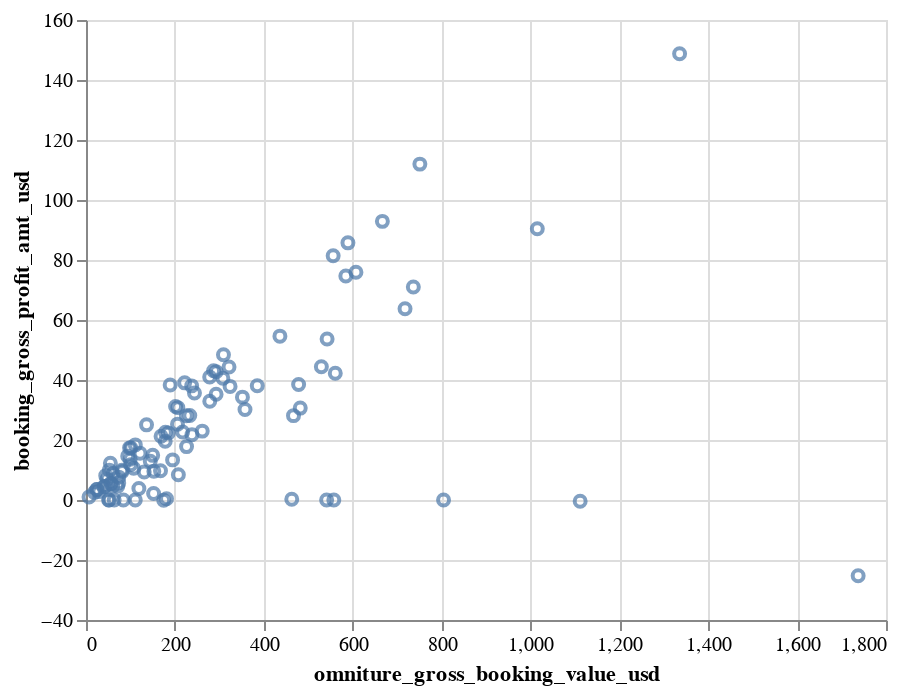

This figure's notebook cell:
### Markdown cell above
Run the following cell. If it returns a scatter plot then you're now ready to create data visualisations with [Altair](https://altair-viz.github.io/index.html) in a Jupyter notebook.

### Code cell
import altair as alt

alt.Chart(hcom_data_sample_df).mark_point().encode(
    x = 'omniture_gross_booking_value_usd',
    y = 'booking_gross_profit_amt_usd'
)

### Figure 1 — Vega-Lite specification as saved in the notebook (floating-point values rounded to 4 significant figures)
{"$schema": "https://vega.github.io/schema/vega-lite/v3.2.1.json", "config": {"mark": {"tooltip": null}, "view": {"height": 300, "width": 400}}, "data": {"name": "data-49e129c985b18f92f32f4645327b807a"}, "datasets": {"data-49e129c985b18f92f32f4645327b807a": [{"booking_gross_profit_amt_usd": "17.3993", "omniture_gross_booking_value_usd": 100.7}, {"booking_gross_profit_amt_usd": "38.5086", "omniture_gross_booking_value_usd": 478.4}, {"booking_gross_profit_amt_usd": "5.5155", "omniture_gross_booking_value_usd": 55.45}, {"booking_gross_profit_amt_usd": "3.8093", "omniture_gross_booking_value_usd": 119.0}, {"booking_gross_profit_amt_usd": "9.883", "omniture_gross_booking_value_usd": 80.89}, {"booking_gross_profit_amt_usd": "44.3967", "omniture_gross_booking_value_usd": 529.6}, {"booking_gross_profit_amt_usd": "42.7684", "omniture_gross_booking_value_usd": 292.9}, {"booking_gross_profit_amt_usd": "0.0", "omniture_gross_booking_value_usd": 50.84}, {"booking_gross_profit_amt_usd": "8.8552", "omniture_gross_booking_value_usd": 60.85}, {"booking_gross_profit_amt_usd": "30.1873", "omniture_gross_booking_value_usd": 357.8}, {"booking_gross_profit_amt_usd": "0.0", "omniture_gross_booking_value_usd": 541.4}, {"booking_gross_profit_amt_usd": "35.2705", "omniture_gross_booking_value_usd": 292.7}, {"booking_gross_profit_amt_usd": "35.6747", "omniture_gross_booking_value_usd": 244.0}, {"booking_gross_profit_amt_usd": "3.4928", "omniture_gross_booking_value_usd": 24.1}, {"booking_gross_profit_amt_usd": "44.3313", "omniture_gross_booking_value_usd": 321.8}, {"booking_gross_profit_amt_usd": "17.7999", "omniture_gross_booking_value_usd": 226.2}, {"booking_gross_profit_amt_usd": "25.2798", "omniture_gross_booking_value_usd": 205.9}, {"booking_gross_profit_amt_usd": "42.2718", "omniture_gross_booking_value_usd": 560.9}, {"booking_gross_profit_amt_usd": "30.6353", "omniture_gross_booking_value_usd": 482.1}, {"booking_gross_profit_amt_usd": "0.0", "omniture_gross_booking_value_usd": 557.6}, {"booking_gross_profit_amt_usd": "-0.3888", "omniture_gross_booking_value_usd": 1112.0}, {"booking_gross_profit_amt_usd": "0.0", "omniture_gross_booking_value_usd": 63.36}, {"booking_gross_profit_amt_usd": "21.7413", "omniture_gross_booking_value_usd": 238.3}, {"booking_gross_profit_amt_usd": "92.8754", "omniture_gross_booking_value_usd": 666.8}, {"booking_gross_profit_amt_usd": "37.8642", "omniture_gross_booking_value_usd": 324.2}, {"booking_gross_profit_amt_usd": "\\N", "omniture_gross_booking_value_usd": 352.6}, {"booking_gross_profit_amt_usd": "40.5819", "omniture_gross_booking_value_usd": 308.0}, {"booking_gross_profit_amt_usd": "6.9034", "omniture_gross_booking_value_usd": 47.05}, {"booking_gross_profit_amt_usd": "28.1574", "omniture_gross_booking_value_usd": 233.5}, {"booking_gross_profit_amt_usd": "28.1169", "omniture_gross_booking_value_usd": 225.8}, {"booking_gross_profit_amt_usd": "-25.2674", "omniture_gross_booking_value_usd": 1737.0}, {"booking_gross_profit_amt_usd": "38.0621", "omniture_gross_booking_value_usd": 385.4}, {"booking_gross_profit_amt_usd": "9.3125", "omniture_gross_booking_value_usd": 131.0}, {"booking_gross_profit_amt_usd": "75.8951", "omniture_gross_booking_value_usd": 607.4}, {"booking_gross_profit_amt_usd": "19.5678", "omniture_gross_booking_value_usd": 178.3}, {"booking_gross_profit_amt_usd": "71.0249", "omniture_gross_booking_value_usd": 736.5}, {"booking_gross_profit_amt_usd": "9.5901", "omniture_gross_booking_value_usd": 152.7}, {"booking_gross_profit_amt_usd": "-0.0765", "omniture_gross_booking_value_usd": 174.9}, {"booking_gross_profit_amt_usd": "9.7403", "omniture_gross_booking_value_usd": 167.7}, {"booking_gross_profit_amt_usd": "14.8873", "omniture_gross_booking_value_usd": 150.1}, {"booking_gross_profit_amt_usd": "9.5263", "omniture_gross_booking_value_usd": 81.7}, {"booking_gross_profit_amt_usd": "0.0", "omniture_gross_booking_value_usd": 84.04}, {"booking_gross_profit_amt_usd": "3.4874", "omniture_gross_booking_value_usd": 25.09}, {"booking_gross_profit_amt_usd": "53.6714", "omniture_gross_booking_value_usd": 542.5}, {"booking_gross_profit_amt_usd": "111.9626", "omniture_gross_booking_value_usd": 751.2}, {"booking_gross_profit_amt_usd": "0.246", "omniture_gross_booking_value_usd": 463.0}, {"booking_gross_profit_amt_usd": "17.3765", "omniture_gross_booking_value_usd": 98.01}, {"booking_gross_profit_amt_usd": "38.3264", "omniture_gross_booking_value_usd": 189.4}, {"booking_gross_profit_amt_usd": "15.5802", "omniture_gross_booking_value_usd": 121.6}, {"booking_gross_profit_amt_usd": "4.445", "omniture_gross_booking_value_usd": 40.43}, {"booking_gross_profit_amt_usd": "2.145", "omniture_gross_booking_value_usd": 152.1}, {"booking_gross_profit_amt_usd": "148.7528", "omniture_gross_booking_value_usd": 1336.0}, {"booking_gross_profit_amt_usd": "4.5947", "omniture_gross_booking_value_usd": 71.44}, {"booking_gross_profit_amt_usd": "32.9288", "omniture_gross_booking_value_usd": 278.5}, {"booking_gross_profit_amt_usd": "21.2459", "omniture_gross_booking_value_usd": 168.9}, {"booking_gross_profit_amt_usd": "5.7072", "omniture_gross_booking_value_usd": 73.63}, {"booking_gross_profit_amt_usd": "12.9014", "omniture_gross_booking_value_usd": 144.6}, {"booking_gross_profit_amt_usd": "90.4402", "omniture_gross_booking_value_usd": 1015.0}, {"booking_gross_profit_amt_usd": "31.1794", "omniture_gross_booking_value_usd": 201.6}, {"booking_gross_profit_amt_usd": "8.4062", "omniture_gross_booking_value_usd": 207.8}, {"booking_gross_profit_amt_usd": "0.022", "omniture_gross_booking_value_usd": 110.9}, {"booking_gross_profit_amt_usd": "74.6716", "omniture_gross_booking_value_usd": 584.6}, {"booking_gross_profit_amt_usd": "11.7538", "omniture_gross_booking_value_usd": 100.4}, {"booking_gross_profit_amt_usd": "38.0344", "omniture_gross_booking_value_usd": 237.7}, {"booking_gross_profit_amt_usd": "4.7064", "omniture_gross_booking_value_usd": 60.34}, {"booking_gross_profit_amt_usd": "0.4077", "omniture_gross_booking_value_usd": 181.2}, {"booking_gross_profit_amt_usd": "22.5508", "omniture_gross_booking_value_usd": 178.7}, {"booking_gross_profit_amt_usd": "7.6149", "omniture_gross_booking_value_usd": 73.71}, {"booking_gross_profit_amt_usd": "2.8037", "omniture_gross_booking_value_usd": 28.89}, {"booking_gross_profit_amt_usd": "8.1229", "omniture_gross_booking_value_usd": 44.41}, {"booking_gross_profit_amt_usd": "4.5093", "omniture_gross_booking_value_usd": 42.51}, {"booking_gross_profit_amt_usd": "39.0494", "omniture_gross_booking_value_usd": 222.0}, {"booking_gross_profit_amt_usd": "1.018", "omniture_gross_booking_value_usd": 6.78}, {"booking_gross_profit_amt_usd": "30.7941", "omniture_gross_booking_value_usd": 206.6}, {"booking_gross_profit_amt_usd": "14.6232", "omniture_gross_booking_value_usd": 93.85}, {"booking_gross_profit_amt_usd": "25.052", "omniture_gross_booking_value_usd": 136.2}, {"booking_gross_profit_amt_usd": "\\N", "omniture_gross_booking_value_usd": 184.9}, {"booking_gross_profit_amt_usd": "28.122", "omniture_gross_booking_value_usd": 466.9}, {"booking_gross_profit_amt_usd": "41.0214", "omniture_gross_booking_value_usd": 278.3}, {"booking_gross_profit_amt_usd": "22.6504", "omniture_gross_booking_value_usd": 217.4}, {"booking_gross_profit_amt_usd": "85.7188", "omniture_gross_booking_value_usd": 589.4}, {"booking_gross_profit_amt_usd": "43.0591", "omniture_gross_booking_value_usd": 287.1}, {"booking_gross_profit_amt_usd": "18.3748", "omniture_gross_booking_value_usd": 111.0}, {"booking_gross_profit_amt_usd": "0.0", "omniture_gross_booking_value_usd": 804.5}, {"booking_gross_profit_amt_usd": "48.4051", "omniture_gross_booking_value_usd": 309.3}, {"booking_gross_profit_amt_usd": "13.3747", "omniture_gross_booking_value_usd": 194.9}, {"booking_gross_profit_amt_usd": "63.7373", "omniture_gross_booking_value_usd": 717.8}, {"booking_gross_profit_amt_usd": "12.2338", "omniture_gross_booking_value_usd": 54.87}, {"booking_gross_profit_amt_usd": "9.9603", "omniture_gross_booking_value_usd": 52.42}, {"booking_gross_profit_amt_usd": "34.286", "omniture_gross_booking_value_usd": 352.0}, {"booking_gross_profit_amt_usd": "22.9618", "omniture_gross_booking_value_usd": 261.6}, {"booking_gross_profit_amt_usd": "2.511", "omniture_gross_booking_value_usd": 18.9}, {"booking_gross_profit_amt_usd": "22.3418", "omniture_gross_booking_value_usd": 185.4}, {"booking_gross_profit_amt_usd": "5.5235", "omniture_gross_booking_value_usd": 56.99}, {"booking_gross_profit_amt_usd": "54.6142", "omniture_gross_booking_value_usd": 436.3}, {"booking_gross_profit_amt_usd": "\\N", "omniture_gross_booking_value_usd": 116.8}, {"booking_gross_profit_amt_usd": "81.3903", "omniture_gross_booking_value_usd": 556.1}, {"booking_gross_profit_amt_usd": "0.0", "omniture_gross_booking_value_usd": 52.14}, {"booking_gross_profit_amt_usd": "13.5786", "omniture_gross_booking_value_usd": 99.34}, {"booking_gross_profit_amt_usd": "10.5689", "omniture_gross_booking_value_usd": 107.2}]}, "encoding": {"x": {"field": "omniture_gross_booking_value_usd", "type": "quantitative"}, "y": {"field": "booking_gross_profit_amt_usd", "type": "quantitative"}}, "mark": "point"}
